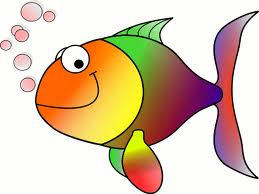
//> input picture CppImageProcessing/images/HappyFish.jpg, 259 x 194 px
$ ./finding_contours HappyFish.jpg   (built with g++ and OpenCV 4)
//> lines starting //> are read from the running program, lines starting //| are printed output that depends on the picture; after the words box and inside, x2 and y2 are one past the last pixel; in counts of white or black regions, pixels touching at a corner belong together
/**
 * @brief Goal
 * 1. use the OpenCV function cv::findContours
 * 2. use the OpenCV function cv::drawContours
 *
 * @author Wei Li (weili_yzzcq@163.com)
 * @date 2023-05-05
 * @version Samples of OpenCV 4.7
 *
 */

#include <opencv2/imgproc.hpp>
#include <opencv2/highgui.hpp>
#include <opencv2/core/utils/logger.hpp>

#include <iostream>
#include <vector>

// global variables
cv::Mat src_gray_img;
int threshold_value = 100;
cv::RNG rng(42);

void threshold_callback(int, void *);

/**
 * @brief main function and the programm entry.
 */
int main(int argc, char const *argv[])
{
    cv::utils::logging::setLogLevel(
        cv::utils::logging::LogLevel::LOG_LEVEL_ERROR);
    /* -------------------------------------------------- */
    const char *keys = "{@input | HappyFish.jpg | input image}";
    cv::CommandLineParser parser(argc, argv, keys);
    cv::Mat src_img = cv::imread(cv::samples::findFile(
        parser.get<cv::String>("@input")));
//> src_img is the input picture: 194 rows x 259 cols, CV_8UC3; mean B, G, R 170.8, 196.4, 219.3
    if (src_img.empty())
    {
        std::cout << "[Error] Could not open or find the image.\n"
                  << std::endl;
        std::cout << "Usage: " << argv[0] << " <input image>" << std::endl;
        return EXIT_FAILURE;
    }

    cv::cvtColor(src_img, src_gray_img, cv::COLOR_BGR2GRAY);
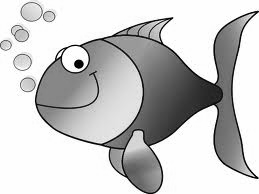
//> src_gray_img: 194 rows x 259 cols, CV_8UC1; min 0, max 255, mean 200.4
    cv::blur(src_gray_img, src_gray_img, cv::Size(3, 3));
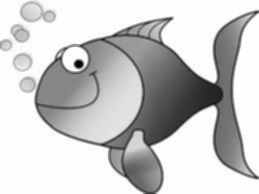
//> src_gray_img: 194 rows x 259 cols, CV_8UC1; min 3, max 255, mean 200.4

    const char *source_window = "Source";
    cv::namedWindow(source_window);
    cv::imshow(source_window, src_img);

    const int max_threshold = 255;
    cv::createTrackbar("Canny threshold:", source_window,
                       &threshold_value, max_threshold, threshold_callback);

    threshold_callback(0, 0);

    cv::waitKey(0);

    return 0;
}

void threshold_callback(int, void *)
{
    cv::Mat canny_output;
    cv::Canny(src_gray_img, canny_output, threshold_value, threshold_value * 2);
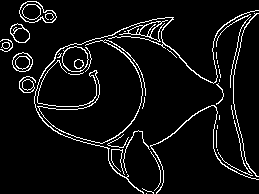
//> canny_output: 194 rows x 259 cols, CV_8UC1; 6.4% white in thin lines or dots

    std::vector<std::vector<cv::Point>> contours;
    std::vector<cv::Vec4i> hierarchy;
    cv::findContours(canny_output, contours, hierarchy,
                     cv::RETR_TREE, cv::CHAIN_APPROX_SIMPLE);
//> contours = 55 contours, 29 with area under 20; largest, box (x1, y1, x2, y2) and area: (19, 1, 57, 23) 538, (62, 46, 89, 72) 516, (19, 1, 57, 23) 506, (62, 46, 89, 72) 496, (12, 52, 33, 72) 299

    cv::Mat drawing = cv::Mat::zeros(canny_output.size(), CV_8UC3);
    for (size_t i = 0; i < contours.size(); ++i)
    {
        cv::Scalar color = cv::Scalar(rng.uniform(0, 256),
                                      rng.uniform(0, 256),
                                      rng.uniform(0, 256));

        cv::drawContours(drawing, contours, (int)i, color, 2,
                         cv::LINE_8, hierarchy, 0);
    }
//> this loop made 55 passes
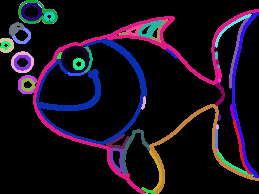
//> drawing: 194 rows x 259 cols, CV_8UC3; mean B, G, R 28.4, 15.3, 23.7

    cv::imshow("Contours", drawing);
}
